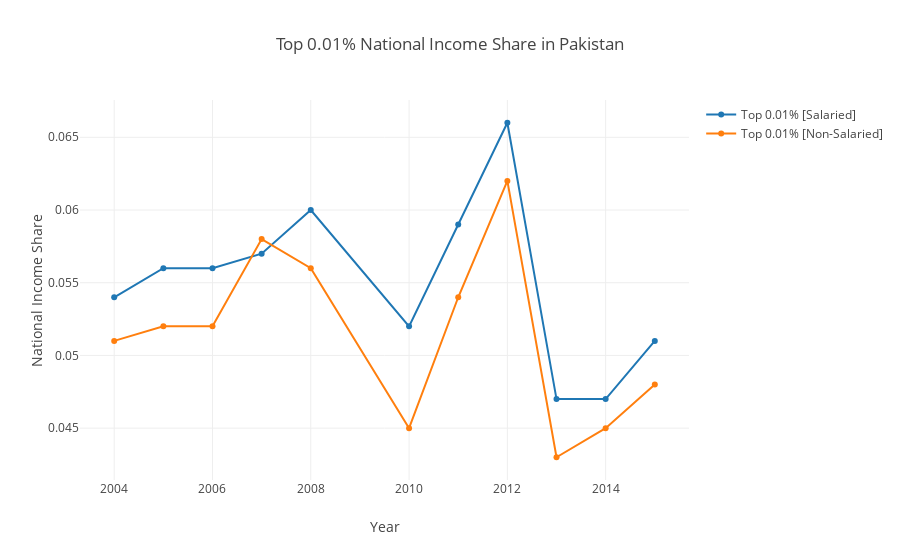

This figure's notebook cell:
### Code cell
top_001_trace_salaried = go.Scatter(
    x = years,
    y = top_001_income_shares_salaried,
    name = "Top 0.01% [Salaried]"
)

top_001_trace_nonsalaried = go.Scatter(
    x = years,
    y = top_001_income_shares_nonsalaried,
    name = "Top 0.01% [Non-Salaried]"
)

layout = dict(title = 'Top 0.01% National Income Share in Pakistan',
              xaxis = dict(title = 'Year'),
              yaxis = dict(title = 'National Income Share'),
              )
data = [top_001_trace_salaried, top_001_trace_nonsalaried]
top001_share = plotly.offline.iplot({
    "data": data,
    "layout": layout
})
top001_share

### Figure 1 — Plotly figure (JSON) as saved in the notebook; plotly's stock layout.template omitted (floating-point values rounded to 4 significant figures)
{"data": [{"name": "Top 0.01% [Salaried]", "type": "scatter", "x": [2004, 2005, 2006, 2007, 2008, 2010, 2011, 2012, 2013, 2014, 2015], "y": [0.054, 0.056, 0.056, 0.057, 0.06, 0.052, 0.059, 0.066, 0.047, 0.047, 0.051]}, {"name": "Top 0.01% [Non-Salaried]", "type": "scatter", "x": [2004, 2005, 2006, 2007, 2008, 2010, 2011, 2012, 2013, 2014, 2015], "y": [0.051, 0.052, 0.052, 0.058, 0.056, 0.045, 0.054, 0.062, 0.043, 0.045, 0.048]}], "layout": {"title": "Top 0.01% National Income Share in Pakistan", "xaxis": {"title": "Year"}, "yaxis": {"title": "National Income Share"}}}
